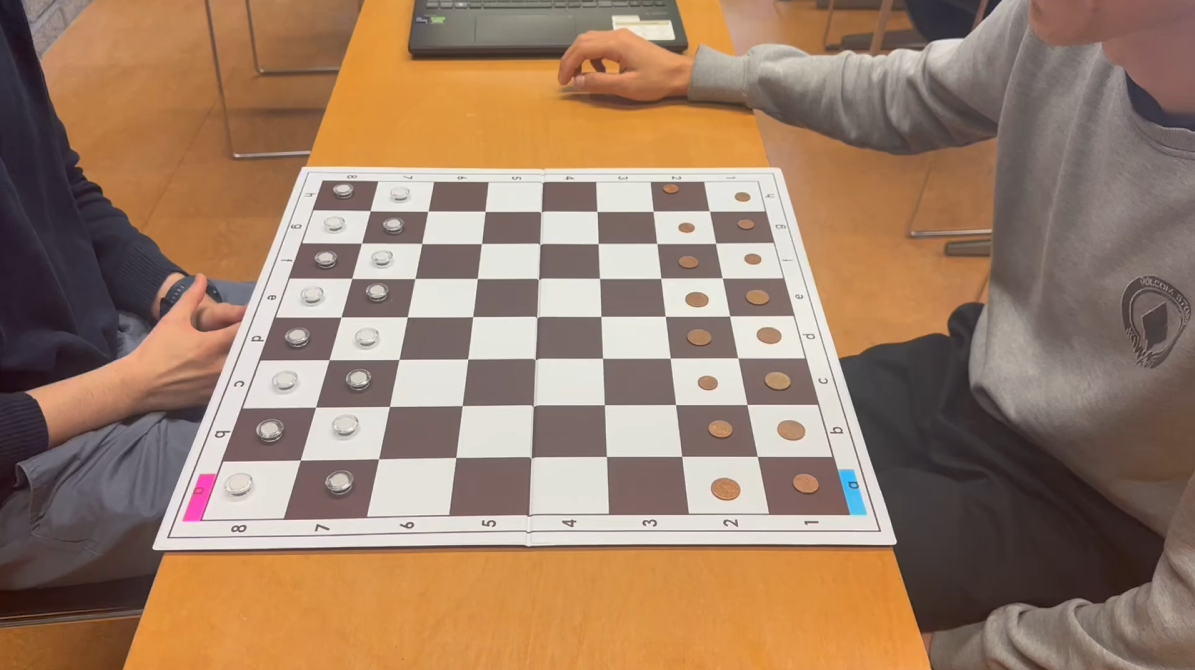
#> input picture src/calibration_images/img1.png, 1195 x 670 px, found by its file name
$ python polygon.py
#> lines starting #> are read from the running program, lines starting #| are printed output that depends on the picture; after the words box and inside, x2 and y2 are one past the last pixel; in counts of white or black regions, pixels touching at a corner belong together
#> further down, img is the input picture: shape (670, 1195, 3); mean B, G, R 104.2, 126.5, 155.9
import cv2
import numpy as np

def detect_chessboard(img):
    """
    Détecte l'échiquier dans l'image et retourne ses coins.
    """
    gray = cv2.cvtColor(img, cv2.COLOR_BGR2GRAY)
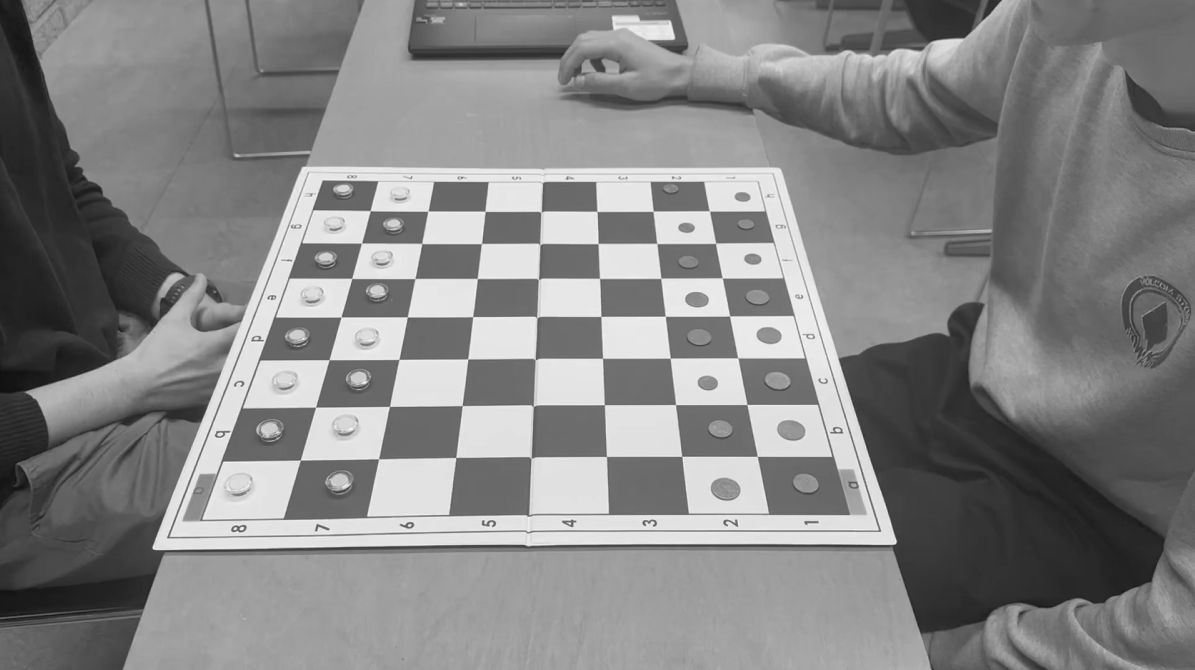
#> gray: shape (670, 1195); min 15, max 251, mean 132.7
    edges = cv2.Canny(gray, 50, 150)
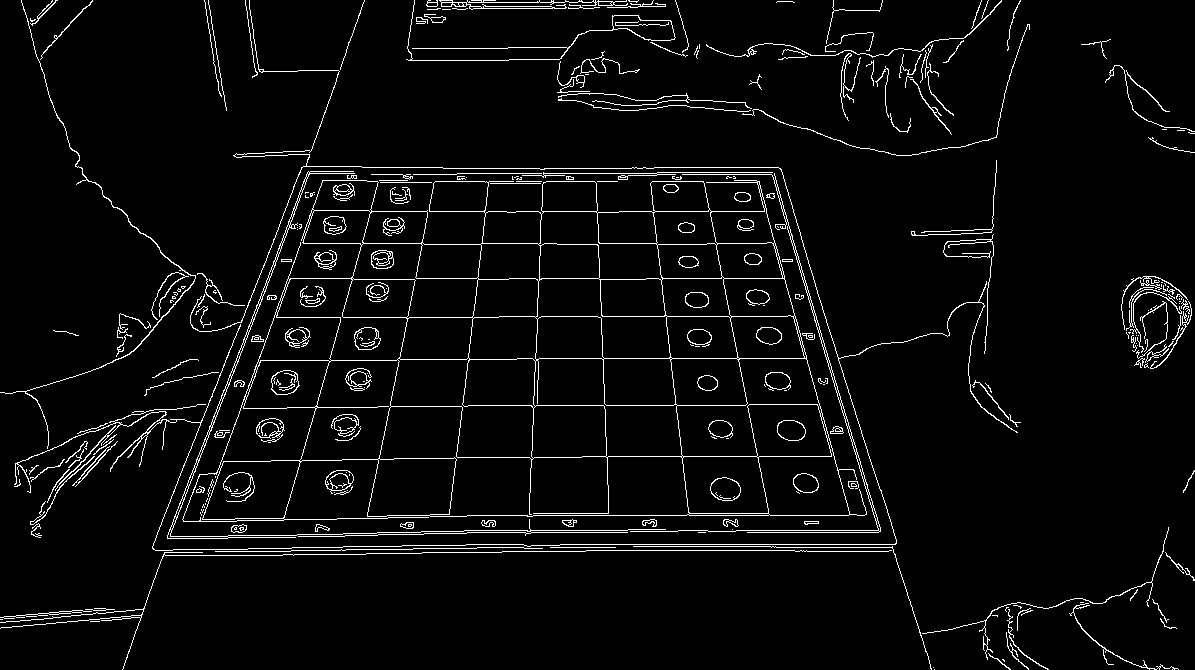
#> edges: shape (670, 1195); 4.2% white in thin lines or dots

    contours, _ = cv2.findContours(edges, cv2.RETR_TREE, cv2.CHAIN_APPROX_SIMPLE)
#> contours = 696 contours, 493 with area under 20; largest, box (x1, y1, x2, y2) and area: (182, 180, 867, 522) 167010, (379, 406, 690, 517) 17556, (299, 359, 400, 462) 7352, (390, 357, 534, 460) 7142, (533, 358, 683, 458) 7004
    contours = sorted(contours, key=cv2.contourArea, reverse=True)

    for contour in contours:
        epsilon = 0.02 * cv2.arcLength(contour, True)
        approx = cv2.approxPolyDP(contour, epsilon, True)

        if len(approx) == 4:
            pts = approx.reshape(4, 2)

            rect = np.zeros((4, 2), dtype="float32")
            s = pts.sum(axis=1)
            rect[0] = pts[np.argmin(s)]  # Top-left
            rect[2] = pts[np.argmax(s)]  # Bottom-right

            diff = np.diff(pts, axis=1)
            rect[1] = pts[np.argmin(diff)]  # Top-right
            rect[3] = pts[np.argmax(diff)]  # Bottom-left

            (tl, tr, br, bl) = rect
            widthA = np.linalg.norm(br - bl)
            widthB = np.linalg.norm(tr - tl)
            maxWidth = max(int(widthA), int(widthB))

            heightA = np.linalg.norm(tr - br)
            heightB = np.linalg.norm(tl - bl)
            maxHeight = max(int(heightA), int(heightB))

            dst = np.array([
                [0, 0],
                [maxWidth - 1, 0],
                [maxWidth - 1, maxHeight - 1],
                [0, maxHeight - 1]], dtype="float32")

            M = cv2.getPerspectiveTransform(rect, dst)
            warped = cv2.warpPerspective(img, M, (maxWidth, maxHeight))
            warped_gray = cv2.cvtColor(warped, cv2.COLOR_BGR2GRAY)

            # Now detect the exact four corners of the chessboard squares (a1, a8, h1, h8)
            square_size = maxWidth // 8  # assuming an 8x8 board

            a1_target = np.array([square_size * 0, square_size * 7])  # Bottom-left (a1)
            a8_target = np.array([square_size * 0, square_size * 0])  # Top-left (a8)
            h1_target = np.array([square_size * 7, square_size * 7])  # Bottom-right (h1)
            h8_target = np.array([square_size * 7, square_size * 0])  # Top-right (h8)

            # Warp the corner points back to the original image
            reverse_M = cv2.getPerspectiveTransform(dst, rect)

            # Apply the inverse perspective transformation to the target points
            def warp_point(point, M):
                point = np.array([point], dtype='float32')
                point = np.array([point])
                return cv2.perspectiveTransform(point, M)[0][0]

            # Warp back to the original image for each point
            a1_orig = warp_point(a1_target, reverse_M)
            a8_orig = warp_point(a8_target, reverse_M)
            h1_orig = warp_point(h1_target, reverse_M)
            h8_orig = warp_point(h8_target, reverse_M)

            return [a1_orig, a8_orig, h8_orig, h1_orig], approx  # Retourne les coins dans l'ordre pour former un polygone
#> this loop made 1 pass
#> (epsilon, pts, s, diff, widthA, widthB, maxWidth) on pass 1: (66.03, [[182, 519], [866, 511], [759, 181], [322, 180]], [701, 1377, 940, 502], [337, -355, -578, -142], 684, 437, 684)
#> pass 1, in detect_chessboard, `warped = cv2.warpPerspective(img, M, (maxWidth, maxHeight))`:
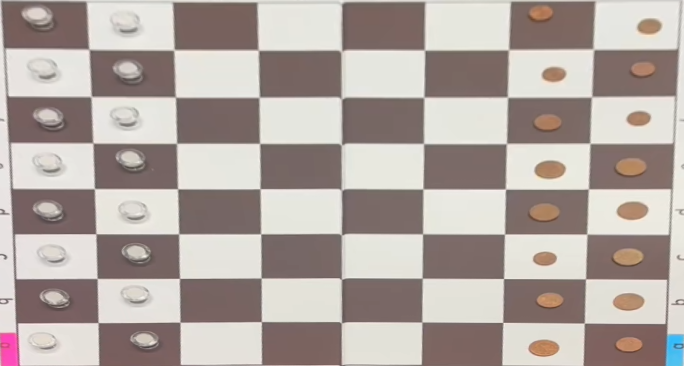
#> warped: shape (366, 684, 3); mean B, G, R 161.3, 166.5, 177.1
#> pass 1, in detect_chessboard, `warped_gray = cv2.cvtColor(warped, cv2.COLOR_BGR2GRAY)`:
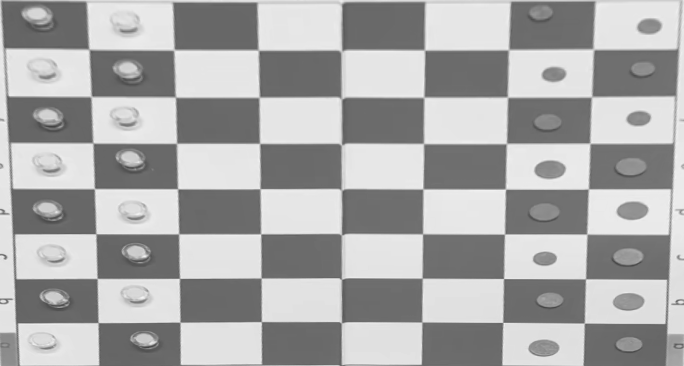
#> warped_gray: shape (366, 684); min 66, max 245, mean 169.1

    return None

def draw_chessboard(img, corners, approx):
    """
    Dessine l'échiquier détecté sur l'image en utilisant polylines.
    """

    cv2.polylines(img, [approx], isClosed=True, color=(0, 255, 0), thickness=2)


    # [10 lines of commented-out code are left out]

    return img


# Cette partie ne s'exécutera que si le script est exécuté directement (pas importé)
if __name__ == "__main__":
    # Tester la fonction avec une seule image
    img = cv2.imread('src/calibration_images/img1.png')
    corners, approx = detect_chessboard(img)
#> corners = [[-34.95, 1044.3], [322, 180], [703.6, 180.9], [895.9, 1013.6]]; approx = [[182, 519], [866, 511], [759, 181], [322, 180]]

    if corners is not None:
        img_with_chessboard = draw_chessboard(img.copy(), corners, approx)
        cv2.imshow("Detected Chessboard", img_with_chessboard)
        cv2.waitKey(0)
        cv2.destroyAllWindows()
    else:
        print("No chessboard detected")

$ run again, with src/calibration_images/img3.png copied over src/calibration_images/img1.png
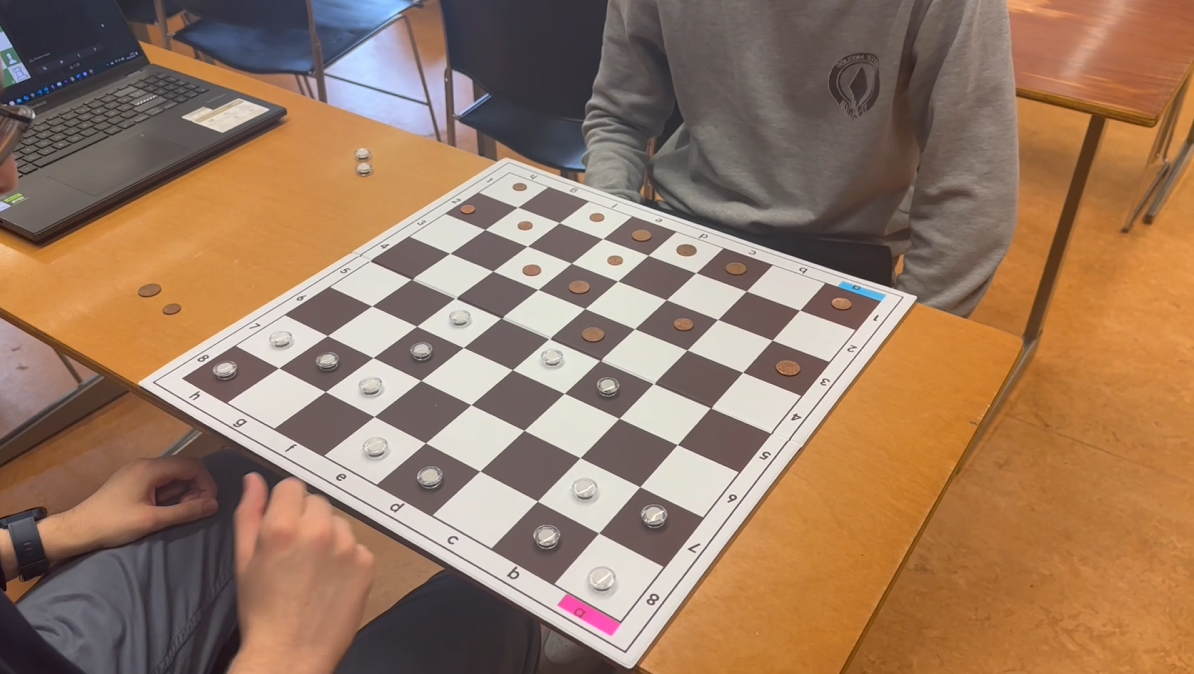
#> input picture src/calibration_images/img3.png, 1194 x 674 px, found by its file name
#> img is the input picture: shape (674, 1194, 3); mean B, G, R 97.9, 121.4, 153.1
#> in detect_chessboard, `edges = cv2.Canny(gray, 50, 150)`:
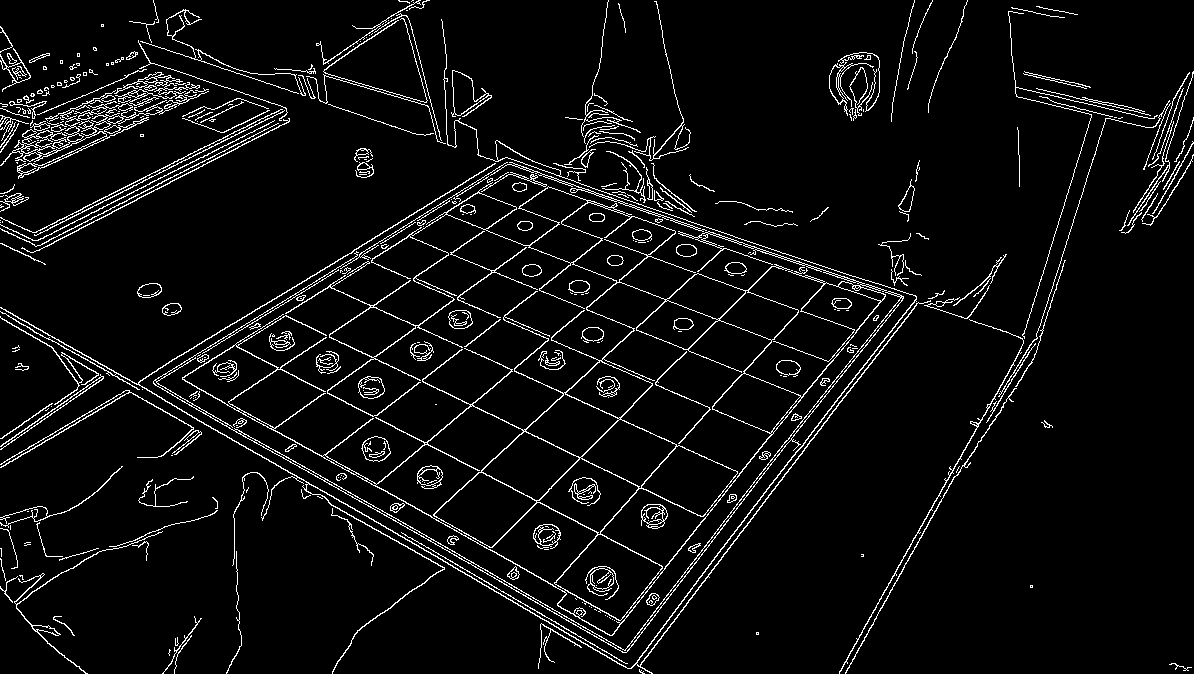
#> edges: shape (674, 1194); 5.4% white in thin lines or dots
#> contours = 891 contours, 632 with area under 20; largest, box (x1, y1, x2, y2) and area: (182, 172, 887, 636) 89273, (557, 282, 772, 636) 21302, (375, 405, 524, 536) 7148, (554, 534, 663, 621) 4878, (465, 502, 598, 592) 4694
#> the loop in detect_chessboard, `for contour in contours:` made 4 passes
#> (epsilon, s, diff, tr, br, bl, widthA) on pass 4: (5.94, [1132, 1229, 1240, 1137], [-64, -95, 0, 29], [662, 567], [620, 620], [554, 583], 75.66)
#> after the loop in detect_chessboard, `for contour in contours:`:
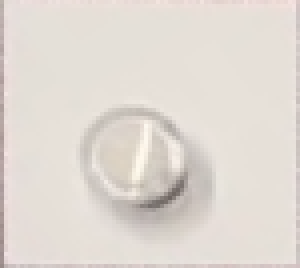
#> warped: shape (67, 75, 3) (shown 4 times larger); mean B, G, R 211.1, 218.1, 224.9
#> `corners, approx = detect_chessboard(img)`: corners = [[556.1, 580.7], [598, 534], [652.2, 561.9], [611.9, 611.8]]; approx = [[598, 534], [662, 567], [620, 620], [554, 583]]
